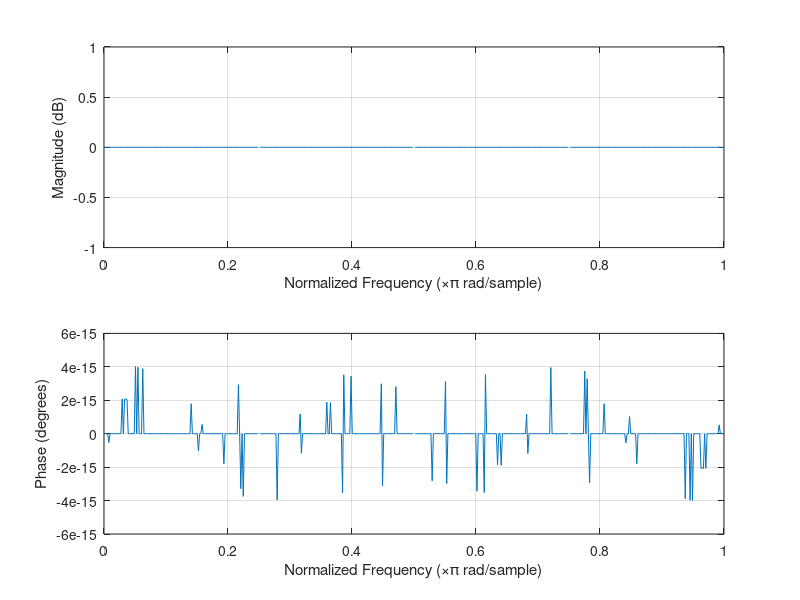

Here is the MATLAB script that generated this plot:
close all
clear all
clc


num=[0,5,0,0,10]
den=num(length(num):-1:1)
freqz(num,den)


pause

close all


num=[0,5]
den=num(length(num):-1:1)
freqz(num,den)

pause

close all


num=[5]
den=num(length(num):-1:1)
freqz(num,den)

pause

close all


num=[1,1,1,1,1,1,1,1,1]            %in this mods will be num==den
                                   % result must be zero line  
                                   %but we see diffrent result in matlab
den=num(length(num):-1:1)
freqz(num,den)

pause

close all


num=[12,0,12,0,12,0,12]
den=num(length(num):-1:1)
freqz(num,den)
